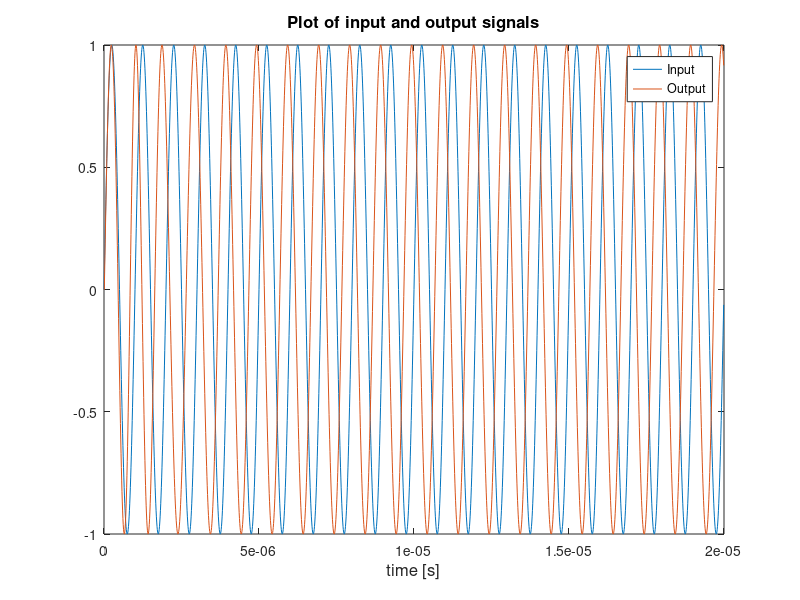
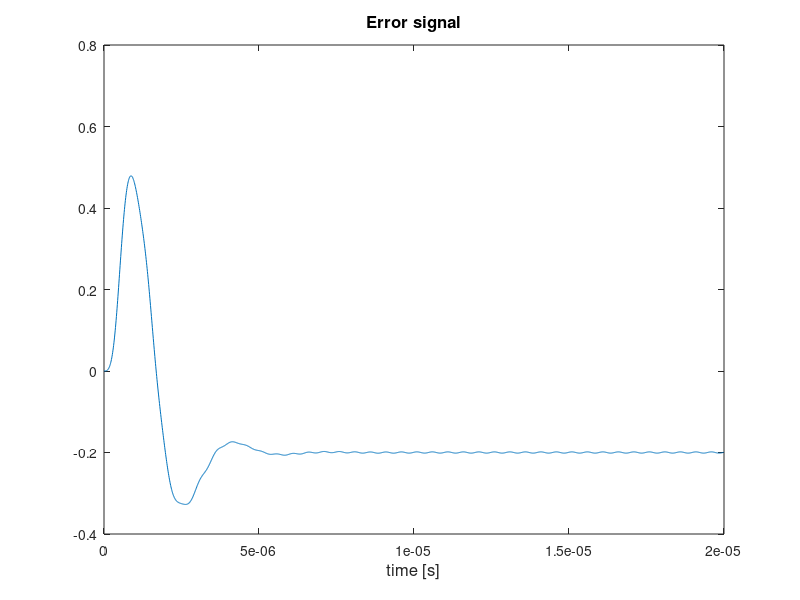

MATLAB code to generate these figures, in order:
function [] = learn_pll_scher_type_1
% This program performs a sampled time domain simulation of an analog phase locked loop (Type 1)
%
% Written by Aaron Scher
% http://www.aaronscher.com/phase_locked_loop/matlab_pll.html
%
% The reference signal is a simple sinusoid.
% The output should be a sinusoid that tracks the frequency of the reference signal 
% after a certain amount of start up time.

% User inputs:
f0 = 1e6; % Frequency of reference signal [Hz]
phase_ref = 0; % Phase of reference signal [radians]
fVCO = 1.1e6; % free running oscillating frequency of VCO [Hz]
KVCO = .5e6; % Gain of VCO (i.e. voltage to frequency transfer coefficient) [Hz/V]
fs = 100e6; % Sampling frequency [Hz]
NF = 2000; % Number of samples in simulation
fc = .2e6; % Cut-off frequency of low-pass filter (after the mixer) [Hz]
filter_coefficient_num = 100; % Number of filter coefficeints of low-pass filter

% design FIR filter coefficients
b = fir1(filter_coefficient_num, fc / (fs / 2)); 
Ts = 1 / fs; % sampling period
t_vec = 0 : Ts : (NF - 1) * Ts; % time vector

VCO = zeros(1, NF); % initialize VCO signal array
phi = zeros(1, NF); % initialize VCO angle (phi) array
reference = sin(2 * pi * f0 * t_vec + phase_ref); % reference signal array

for n = 2 : NF
    
    % Current time (start at t = 0 seconds)
    t = (n - 2) * Ts; 
   
    % multiply VCO x Signal input to get raw error signal 
    error_mult(n) = reference(n) * VCO(n - 1); 

    % #### Low pass filter the raw error signal:
    for m = 1 : length(b)
        if n - m + 1 >= 1
            error_array(m) = error_mult(n - m + 1);
        else 
            error_array(m) = 0;
        end
    end
    error(n) = sum(error_array .* b);
    % #### end of filter
    
% #### below replace with above filtering routine, but not working, why?
%     error(n) = filter(b, 1, error_mult(n));

    % update the phase of the VCO
    phi(n) = phi(n - 1) + 2 * pi * error(n) * KVCO * Ts; 
    % compute VCO signal
    VCO(n) = sin(2 * pi * fVCO * t + phi(n));  
  
end
size(error);

% Plot VCO and reference signals:
figure;
plot(t_vec, reference, t_vec, VCO);
title('Plot of input and output signals', 'FontSize', 12);
xlabel('time [s]','FontSize', 12);
legend('Input', 'Output');

% Plot error signal:
figure;
plot(t_vec, error);
% plot(t_vec, [error', error_mult', phi']);
title('Error signal', 'FontSize', 12);
xlabel('time [s]', 'FontSize', 12);

end

